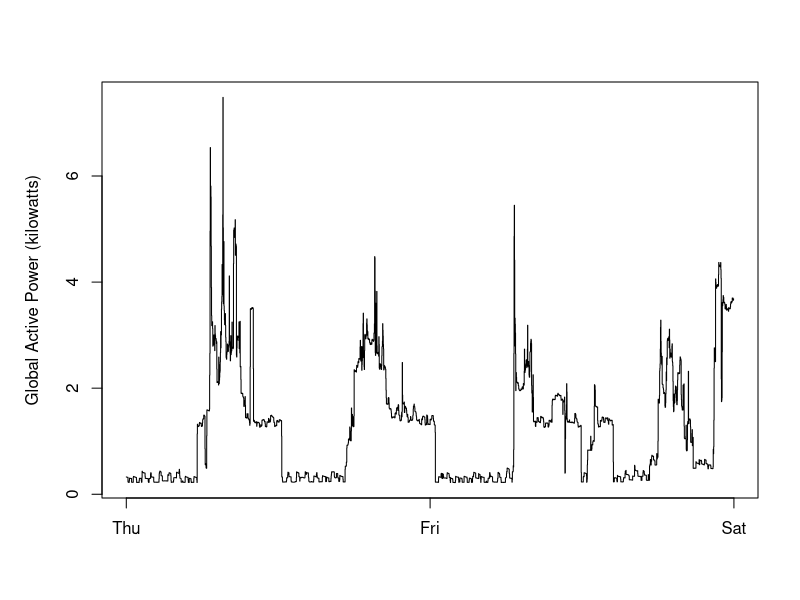

R code for this plot:
# Read February data (created from dataset using getFebData.R)
library(data.table)
df <- fread("./data/feb_household.csv")
df <- df[, -1]

# Create and save the plot as PNG file
png(filename = "plot2.png")
par(mar = c(5.1, 5.1, 4.1, 2.1))
dates_vec <- as.POSIXct(c("2007-02-01", "2007-02-02", "2007-02-03"), tz="UTC")
labels_vec <- weekdays(dates_vec, abbreviate = TRUE)
plot(df$Date, df$Global_active_power, type = "S", xaxt = "n",
     xlab="", ylab="Global Active Power (kilowatts)")
axis(side = 1, at = dates_vec, labels = labels_vec)
dev.off()
